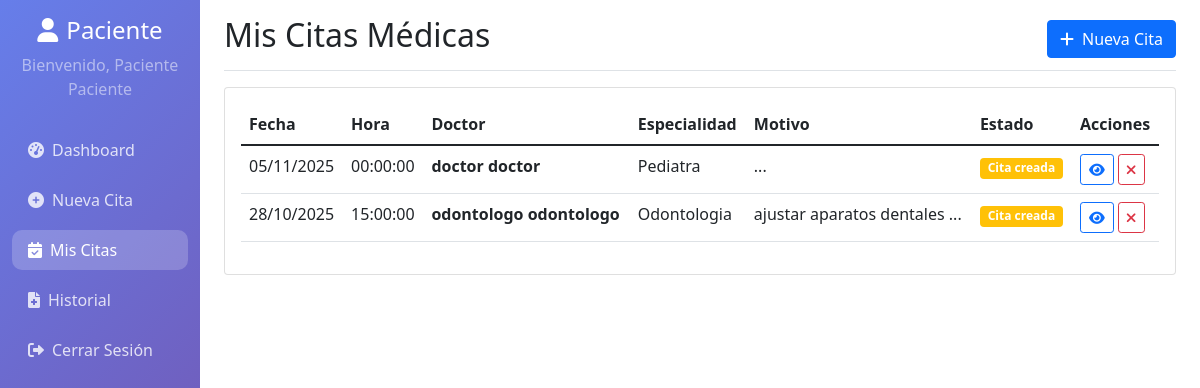
The page /patient/mis_citas.php (signed in) on the database its author committed.
### tables this page shows
CREATE TABLE `citas` (
  `id` int(11) NOT NULL,
  `paciente_id` int(11) NOT NULL,
  `doctor_id` int(11) NOT NULL,
  `fecha_cita` date NOT NULL,
  `hora_cita` time NOT NULL,
  `motivo` text DEFAULT NULL,
  `sintomas` text DEFAULT NULL,
  `status` enum('cita_creada','cita_realizada','no_se_presento','cita_cancelada') DEFAULT 'cita_creada',
  `observaciones_doctor` text DEFAULT NULL,
  `resultados` text DEFAULT NULL,
  `fecha_creacion` timestamp NOT NULL DEFAULT current_timestamp(),
  `fecha_actualizacion` timestamp NOT NULL DEFAULT current_timestamp() ON UPDATE current_timestamp()
);

CREATE TABLE `usuarios` (
  `id` int(11) NOT NULL,
  `nombre` varchar(100) NOT NULL,
  `apellido` varchar(100) NOT NULL,
  `email` varchar(150) DEFAULT NULL,
  `identificacion` varchar(20) DEFAULT NULL,
  `telefono` varchar(20) DEFAULT NULL,
  `password` varchar(255) NOT NULL,
  `tipo_usuario` enum('administrador','doctor','paciente') NOT NULL,
  `especialidad` varchar(100) DEFAULT NULL,
  `fecha_registro` timestamp NOT NULL DEFAULT current_timestamp(),
  `activo` tinyint(1) DEFAULT 1
);

### classes/Appointment.php (called while the page is built, shortened)
<?php
class Appointment {
    private $conn;
    private $table_name = "citas";
    public function __construct($db) {
        $this->conn = $db;
    }
    public function obtenerPorPaciente($paciente_id) {
        $query = "SELECT c.id, c.fecha_cita, c.hora_cita, c.motivo, c.sintomas, c.status,
                         c.observaciones_doctor, c.resultados, c.fecha_creacion,
                         d.nombre as doctor_nombre, d.apellido as doctor_apellido, d.especialidad
                  FROM " . $this->table_name . " c
                  LEFT JOIN usuarios d ON c.doctor_id = d.id
                  WHERE c.paciente_id = :paciente_id
                  ORDER BY c.fecha_cita DESC, c.hora_cita DESC";
        $stmt = $this->conn->prepare($query);
        $stmt->bindParam(':paciente_id', $paciente_id);
        $stmt->execute();
        return $stmt;
    }
}
?>

### patient/mis_citas.php (the view, shortened to what this page needs)
<?php
require_once __DIR__ . '/../classes/Appointment.php';
$database = new Database();
$db = $database->getConnection();
$appointment = new Appointment($db);
$stmt = $appointment->obtenerPorPaciente($_SESSION['user_id']);
?>
<!DOCTYPE html>
<html lang="es">
<head>
    <link href="https://cdn.jsdelivr.net/npm/bootstrap@5.1.3/dist/css/bootstrap.min.css" rel="stylesheet">
    <link href="https://cdnjs.cloudflare.com/ajax/libs/font-awesome/6.0.0/css/all.min.css" rel="stylesheet">
</head>
<body>
    <div class="container-fluid">
        <div class="row">
            <nav class="col-md-3 col-lg-2 d-md-block sidebar collapse">
                <div class="position-sticky pt-3">
                    <div class="text-center mb-4">
                        <h4 class="text-white"><i class="fas fa-user me-2"></i>Paciente</h4>
                        <p class="text-white-50">Bienvenido, <?php echo $_SESSION['user_name']; ?></p>
                    </div>
                    <ul class="nav flex-column">
                        <li class="nav-item">
                            <a class="nav-link" href="dashboard.php">
                                <i class="fas fa-tachometer-alt me-2"></i>Dashboard
                            </a>
                        </li>
                        <li class="nav-item">
                            <a class="nav-link" href="nueva_cita.php">
                                <i class="fas fa-plus-circle me-2"></i>Nueva Cita
                            </a>
                        </li>
                        <li class="nav-item">
                            <a class="nav-link active" href="mis_citas.php">
                                <i class="fas fa-calendar-check me-2"></i>Mis Citas
                            </a>
                        </li>
                        <li class="nav-item">
                            <a class="nav-link" href="historial.php">
                                <i class="fas fa-file-medical me-2"></i>Historial
                            </a>
                        </li>
                        <li class="nav-item">
                            <a class="nav-link" href="../logout.php">
                                <i class="fas fa-sign-out-alt me-2"></i>Cerrar Sesión
                            </a>
                        </li>
                    </ul>
                </div>
            </nav>
            <main class="col-md-9 ms-sm-auto col-lg-10 px-md-4">
                <div class="d-flex justify-content-between flex-wrap flex-md-nowrap align-items-center pt-3 pb-2 mb-3 border-bottom">
                    <h1 class="h2">Mis Citas Médicas</h1>
                    <a href="nueva_cita.php" class="btn btn-primary">
                        <i class="fas fa-plus me-2"></i>Nueva Cita
                    </a>
                </div>
                <div class="card">
                    <div class="card-body">
                        <div class="table-responsive">
                            <table class="table table-hover">
                                <thead>
                                    <tr>
                                        <th>Fecha</th>
                                        <th>Hora</th>
                                        <th>Doctor</th>
                                        <th>Especialidad</th>
                                        <th>Motivo</th>
                                        <th>Estado</th>
                                        <th>Acciones</th>
                                    </tr>
                                </thead>
                                <tbody>
                                    <?php while($row = $stmt->fetch(PDO::FETCH_ASSOC)): ?>
                                    <tr>
                                        <td><?php echo date('d/m/Y', strtotime($row['fecha_cita'])); ?></td>
                                        <td><?php echo $row['hora_cita']; ?></td>
                                        <td>
                                            <strong><?php echo $row['doctor_nombre'] . ' ' . $row['doctor_apellido']; ?></strong>
                                        </td>
                                        <td><?php echo $row['especialidad']; ?></td>
                                        <td><?php echo substr($row['motivo'], 0, 50) . '...'; ?></td>
                                        <td>
                                            <?php
                                            $status_class = '';
                                            switch($row['status']) {
                                                case 'cita_creada': $status_class = 'bg-warning'; break;
                                            }
                                            ?>
                                            <span class="badge <?php echo $status_class; ?>">
                                                <?php echo ucfirst(str_replace('_', ' ', $row['status'])); ?>
                                            </span>
                                        </td>
                                        <td>
                                            <button class="btn btn-sm btn-outline-primary" onclick="viewAppointment(<?php echo $row['id']; ?>)">
                                                <i class="fas fa-eye"></i>
                                            </button>
                                            <?php if($row['status'] == 'cita_creada'): ?>
                                            <button class="btn btn-sm btn-outline-danger" onclick="cancelAppointment(<?php echo $row['id']; ?>)">
                                                <i class="fas fa-times"></i>
                                            </button>
                                            <?php endif; ?>
                                        </td>
                                    </tr>
                                    <?php endwhile; ?>
                                </tbody>
                            </table>
                        </div>
                    </div>
                </div>
            </main>
        </div>
    </div>
</body>
</html>

### patient/mis_citas.php (style rules this page uses)
.sidebar { min-height: 100vh; background: linear-gradient(135deg, #667eea 0%, #764ba2 100%); }
.sidebar .nav-link { color: rgba(255,255,255,0.8); border-radius: 10px; margin: 5px 0; }
.sidebar .nav-link:hover, .sidebar .nav-link.active { color: white; background: rgba(255,255,255,0.2); }

### rows shown on the page
citas: fecha_cita "05/11/2025", hora_cita "00:00:00", doctor.nombre "doctor", doctor.apellido "doctor", doctor.especialidad "Pediatra", status "Cita creada"
citas: fecha_cita "28/10/2025", hora_cita "15:00:00", doctor.nombre "odontologo", doctor.apellido "odontologo", doctor.especialidad "Odontologia", motivo "ajustar aparatos dentales", status "Cita creada"

### other values the page prints
$_SESSION['user_name'] "Paciente Paciente"
